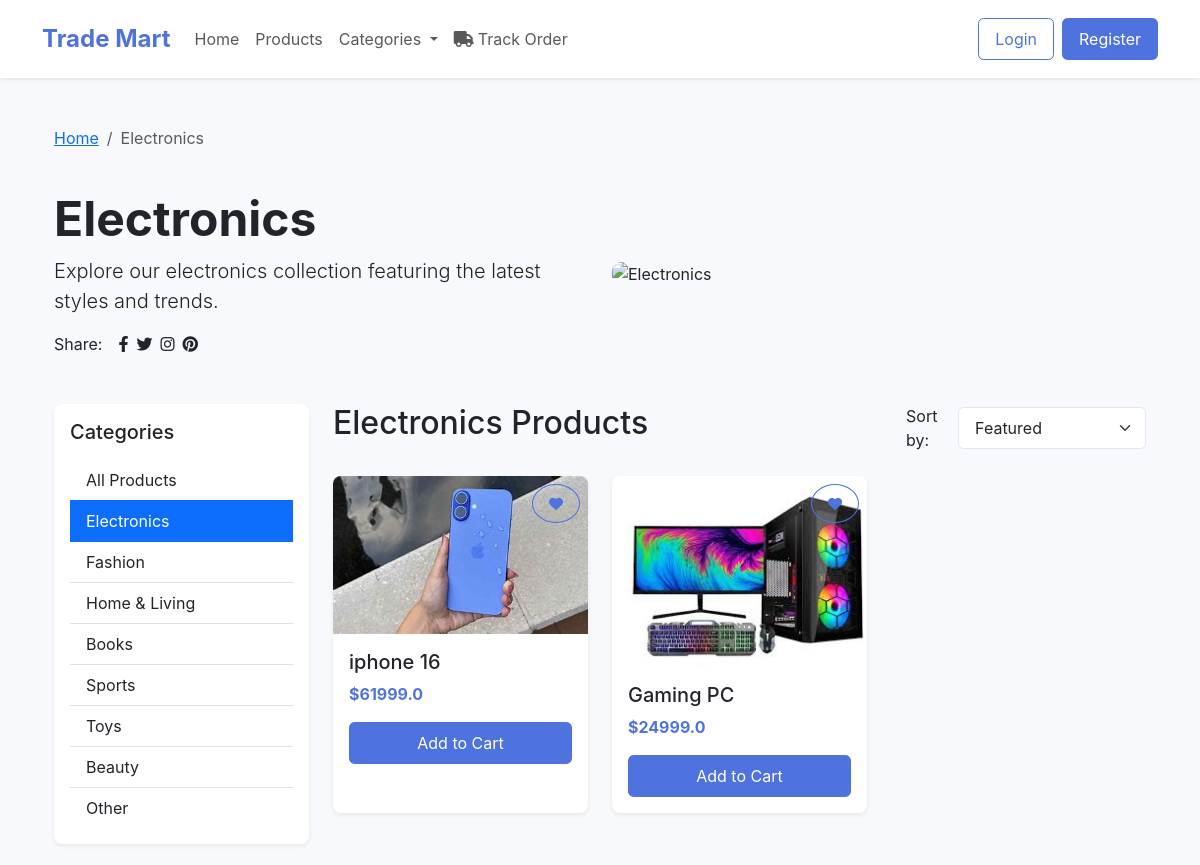
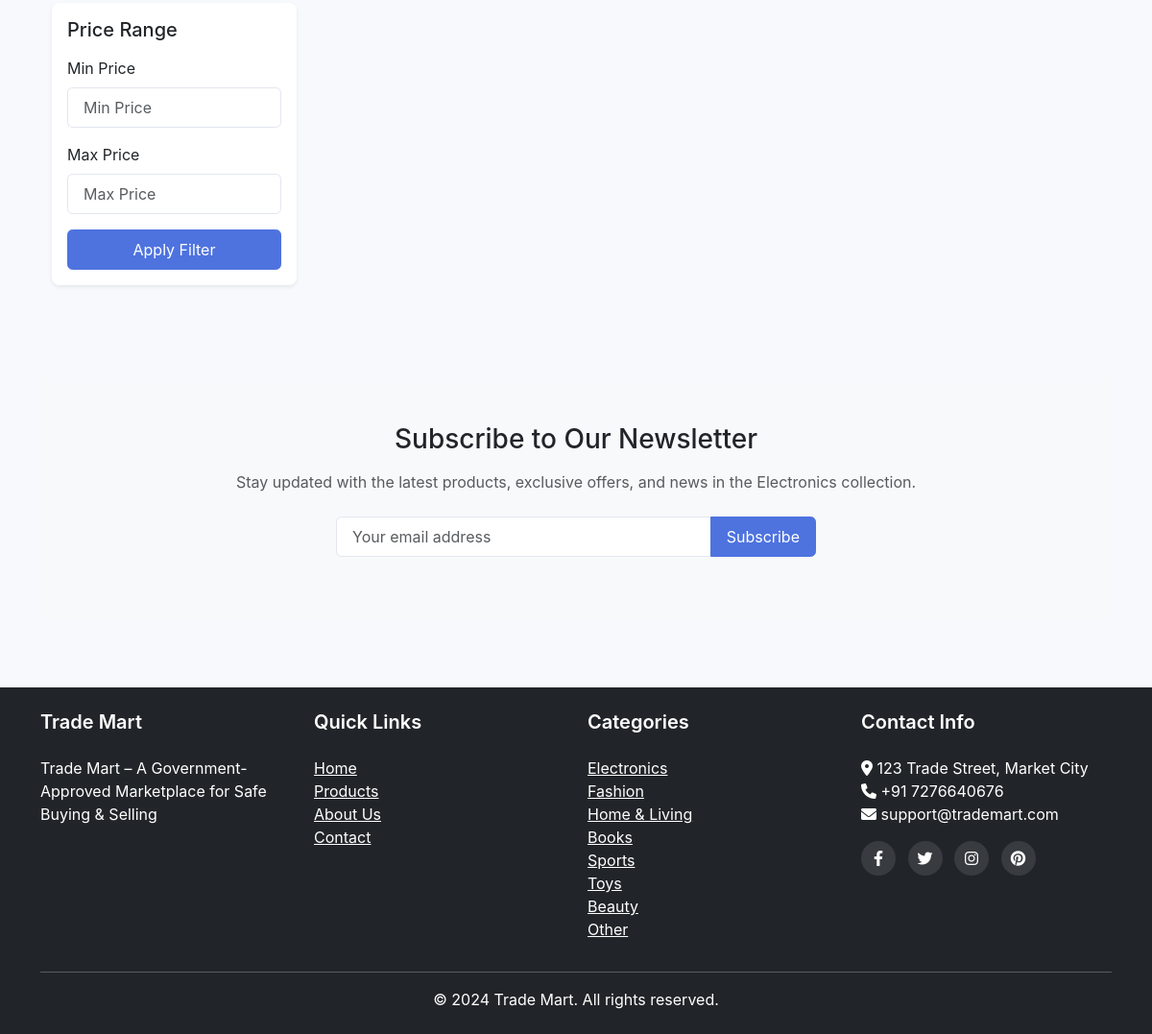
Page /category/1 on the committed database (2 pictures, top to bottom).
### trade_mart/app.py (models this page shows)
class Category(db.Model):
    id = db.Column(db.Integer, primary_key=True)
    name = db.Column(db.String(50), unique=True, nullable=False)
    products = db.relationship('Product', backref='category', lazy=True)

class Product(db.Model):
    id = db.Column(db.Integer, primary_key=True)
    name = db.Column(db.String(100), nullable=False)
    description = db.Column(db.Text, nullable=True)
    price = db.Column(db.Float, nullable=False)
    negotiable = db.Column(db.Boolean, default=True)
    condition_id = db.Column(db.Integer, db.ForeignKey('condition.id'), nullable=False)
    image = db.Column(db.String(100), nullable=True)
    category_id = db.Column(db.Integer, db.ForeignKey('category.id'), nullable=False)
    seller_id = db.Column(db.Integer, db.ForeignKey('user.id'), nullable=False)
    status = db.Column(db.String(20), default='available')  # available, sold, reserved
    created_at = db.Column(db.DateTime, default=datetime.utcnow)
    order_items = db.relationship('OrderItem', backref='product', lazy=True)
    offers = db.relationship('Offer', backref='product', lazy=True)

### trade_mart/app.py (the view)
@app.route('/category/<int:category_id>')
def category(category_id):
    category = Category.query.get_or_404(category_id)
    products = Product.query.filter_by(category_id=category_id, status='available').all()
    return render_template('category.html', category=category, products=products)

### trade_mart/templates/category.html (shortened to what this page needs)
{% extends 'base.html' %}
{% block content %}
<div class="container py-4">
    <div class="row">
        <div class="col-12 mb-4">
            <nav aria-label="breadcrumb">
                <ol class="breadcrumb">
                    <li class="breadcrumb-item"><a href="{{ url_for('index') }}">Home</a></li>
                    <li class="breadcrumb-item active" aria-current="page">{{ category.name }}</li>
                </ol>
            </nav>
        </div>
    </div>
    <div class="row align-items-center mb-5">
        <div class="col-md-6">
            <h1 class="display-5 fw-bold">{{ category.name }}</h1>
            <p class="lead">Explore our {{ category.name.lower() }} collection featuring the latest styles and trends.</p>
            <div class="d-flex align-items-center">
                <span class="me-3">Share:</span>
                <a href="#" class="text-dark me-2"><i class="fab fa-facebook-f"></i></a>
                <a href="#" class="text-dark me-2"><i class="fab fa-twitter"></i></a>
                <a href="#" class="text-dark me-2"><i class="fab fa-instagram"></i></a>
                <a href="#" class="text-dark"><i class="fab fa-pinterest"></i></a>
            </div>
        </div>
        <div class="col-md-6">
            <img src="{{ url_for('static', filename='images/category-' + category.name.lower() + '.jpg') }}" alt="{{ category.name }}" class="img-fluid rounded-4 mt-4 mt-md-0">
        </div>
    </div>
    <div class="row">
        <div class="col-lg-3">
            <div class="card border-0 shadow-sm mb-4">
                <div class="card-body">
                    <h5 class="card-title mb-3">Categories</h5>
                    <div class="list-group list-group-flush">
                        <a href="{{ url_for('products') }}" class="list-group-item list-group-item-action">
                            All Products
                        </a>
                        {% for cat in get_categories() %}
                        <a href="{{ url_for('category', category_id=cat.id) }}" class="list-group-item list-group-item-action {% if cat.id == category.id %}active{% endif %}">
                            {{ cat.name }}
                        </a>
                        {% endfor %}
                    </div>
                </div>
            </div>
            <div class="card border-0 shadow-sm mb-4">
                <div class="card-body">
                    <h5 class="card-title mb-3">Price Range</h5>
                    <form>
                        <div class="mb-3">
                            <label for="min-price" class="form-label">Min Price</label>
                            <input type="number" class="form-control" id="min-price" placeholder="Min Price">
                        </div>
                        <div class="mb-3">
                            <label for="max-price" class="form-label">Max Price</label>
                            <input type="number" class="form-control" id="max-price" placeholder="Max Price">
                        </div>
                        <button type="submit" class="btn btn-primary w-100">Apply Filter</button>
                    </form>
                </div>
            </div>
        </div>
        <div class="col-lg-9">
            <div class="d-flex justify-content-between align-items-center mb-4">
                <h2>{{ category.name }} Products</h2>
                <div class="d-flex align-items-center">
                    <span class="me-2">Sort by:</span>
                    <select class="form-select">
                        <option>Featured</option>
                    </select>
                </div>
            </div>
            {% if products %}
            <div class="row">
                {% for product in products %}
                <div class="col-md-4 mb-4">
                    <div class="card h-100 border-0 shadow-sm product-card">
                        <div class="position-relative">
                            <a href="{{ url_for('product_detail', product_id=product.id) }}">
                                <img src="{{ url_for('static', filename='images/products/' + product.image) }}" alt="{{ product.name }}" class="card-img-top">
                            </a>
                            <div class="position-absolute top-0 end-0 p-2">
                                <button class="btn btn-sm btn-outline-primary rounded-circle">
                                    <i class="fas fa-heart"></i>
                                </button>
                            </div>
                        </div>
                        <div class="card-body">
                            <h5 class="card-title">{{ product.name }}</h5>
                            <p class="card-text text-primary fw-bold">${{ product.price }}</p>
                            <form action="{{ url_for('add_to_cart', product_id=product.id) }}" method="post">
                                <button type="submit" class="btn btn-primary w-100">Add to Cart</button>
                            </form>
                        </div>
                    </div>
                </div>
                {% endfor %}
            </div>
            {% else %}
            <div class="alert alert-info">
                <p class="mb-0">No products found in this category. Check back soon for new arrivals!</p>
            </div>
            {% endif %}
        </div>
    </div>
</div>
<section class="bg-light py-5 mt-5">
    <div class="container">
        <div class="row justify-content-center">
            <div class="col-md-8 text-center">
                <h3 class="mb-3">Subscribe to Our Newsletter</h3>
                <p class="text-muted mb-4">Stay updated with the latest products, exclusive offers, and news in the {{ category.name }} collection.</p>
                <form class="d-flex justify-content-center">
                    <div class="input-group mb-3" style="max-width: 500px;">
                        <input type="email" class="form-control" placeholder="Your email address" aria-label="Email" aria-describedby="button-addon2">
                        <button class="btn btn-primary" type="button" id="button-addon2">Subscribe</button>
                    </div>
                </form>
            </div>
        </div>
    </div>
</section>
{% endblock %}

### trade_mart/templates/base.html (shortened to what this page needs)
<!DOCTYPE html>
<html lang="en">
<head>
    <link href="https://cdn.jsdelivr.net/npm/bootstrap@5.3.0-alpha1/dist/css/bootstrap.min.css" rel="stylesheet">
    <link rel="stylesheet" href="https://cdnjs.cloudflare.com/ajax/libs/font-awesome/6.0.0-beta3/css/all.min.css">
    <link rel="stylesheet" href="{{ url_for('static', filename='css/style.css') }}">
</head>
<body>
    <header>
        <nav class="navbar navbar-expand-lg navbar-light bg-white shadow-sm">
            <div class="container">
                <a class="navbar-brand" href="{{ url_for('index') }}">
                    <span class="fw-bold text-primary">Trade Mart</span>
                </a>
                <div class="collapse navbar-collapse" id="navbarNav">
                    <ul class="navbar-nav me-auto mb-2 mb-lg-0">
                        {% if session.get('user_type') == 'govt_employee' %}
                            <li class="nav-item">
                                <a class="nav-link" href="{{ url_for('govt_portal') }}">
                                    <i class="fas fa-id-card me-1"></i>Verify Sellers
                                </a>
                            </li>
                            <li class="nav-item">
                                <a class="nav-link" href="{{ url_for('manage_sellers') }}">
                                    <i class="fas fa-users-cog me-1"></i>Manage Sellers
                                </a>
                            </li>
                        {% else %}
                            <li class="nav-item">
                                <a class="nav-link" href="{{ url_for('index') }}">Home</a>
                            </li>
                            <li class="nav-item">
                                <a class="nav-link" href="{{ url_for('products') }}">Products</a>
                            </li>
                            <li class="nav-item dropdown">
                                <a class="nav-link dropdown-toggle" href="#" id="navbarDropdown" role="button" data-bs-toggle="dropdown">
                                    Categories
                                </a>
                            </li>
                            <li class="nav-item">
                                <a class="nav-link" href="{{ url_for('track_order') }}"><i class="fas fa-truck me-1"></i>Track Order</a>
                            </li>
                        {% endif %}
                    </ul>
                    <div class="d-flex align-items-center">
                        {% if 'user_id' in session %}
                        <div class="dropdown">
                            <button class="btn btn-outline-secondary dropdown-toggle" type="button" id="userDropdown" data-bs-toggle="dropdown">
                                <i class="fas fa-user"></i> {{ session['username'] }}
                            </button>
                            <ul class="dropdown-menu dropdown-menu-end">
                                {% if session.get('user_type') == 'govt_employee' %}
                                    <li><a class="dropdown-item" href="{{ url_for('govt_portal') }}">Government Portal</a></li>
                                {% elif session.get('user_type') == 'seller' %}
                                    <li><a class="dropdown-item" href="{{ url_for('seller_dashboard') }}">Seller Dashboard</a></li>
                                    <li><a class="dropdown-item" href="{{ url_for('seller_products') }}">My Products</a></li>
                                    <li><a class="dropdown-item" href="{{ url_for('seller_orders') }}">Orders</a></li>
                                    <li><a class="dropdown-item" href="{{ url_for('seller_offers') }}">Offers</a></li>
                                    <li><a class="dropdown-item" href="{{ url_for('messages') }}">Messages</a></li>
                                {% else %}
                                    <li><a class="dropdown-item" href="{{ url_for('my_orders') }}">My Orders</a></li>
                                    <li><a class="dropdown-item" href="{{ url_for('my_offers') }}">My Offers</a></li>
                                    <li><a class="dropdown-item" href="{{ url_for('messages') }}">Messages</a></li>
                                    <li><a class="dropdown-item" href="#">Profile</a></li>
                                {% endif %}
                                <li><hr class="dropdown-divider"></li>
                                {% if current_user and not current_user.is_verified %}
                                <li>
                                    <a class="dropdown-item text-warning" href="{{ url_for('verify_account') }}">
                                        <i class="fas fa-exclamation-circle me-1"></i> Verify Email
                                    </a>
                                </li>
                                {% endif %}
                                {% if current_user and current_user.is_verified and not current_user.identity_verified and session.get('user_type') == 'seller' %}
                                <li>
                                    <a class="dropdown-item text-warning" href="{{ url_for('identity_verification') }}">
                                        <i class="fas fa-id-card me-1"></i> Verify Identity
                                    </a>
                                </li>
                                {% endif %}
                                <li><a class="dropdown-item" href="{{ url_for('logout') }}">Logout</a></li>
                            </ul>
                        </div>
                        {% else %}
                        <a href="{{ url_for('login') }}" class="btn btn-outline-primary me-2">Login</a>
                        <a href="{{ url_for('register') }}" class="btn btn-primary">Register</a>
                        {% endif %}
                    </div>
                </div>
            </div>
        </nav>
    </header>
    <main class="py-4">
        <div class="container">
            {% block content %}{% endblock %}
        </div>
    </main>
    <footer class="bg-dark text-white py-4 mt-5">
        <div class="container">
            <div class="row">
                <div class="col-md-3">
                    <h5>Trade Mart</h5>
                    <p>Trade Mart – A Government-Approved Marketplace for Safe Buying & Selling</p>
                </div>
                <div class="col-md-3">
                    <h5>Quick Links</h5>
                    <ul class="list-unstyled">
                        <li><a href="{{ url_for('index') }}" class="text-white">Home</a></li>
                        <li><a href="{{ url_for('products') }}" class="text-white">Products</a></li>
                        <li><a href="{{ url_for('about') }}" class="text-white">About Us</a></li>
                        <li><a href="{{ url_for('contact') }}" class="text-white">Contact</a></li>
                    </ul>
                </div>
                <div class="col-md-3">
                    <h5>Categories</h5>
                    <ul class="list-unstyled">
                        {% for category in get_categories() %}
                        <li><a href="{{ url_for('products', category=category.id) }}" class="text-white">{{ category.name }}</a></li>
                        {% endfor %}
                    </ul>
                </div>
                <div class="col-md-3">
                    <h5>Contact Info</h5>
                    <ul class="list-unstyled">
                        <li><i class="fas fa-map-marker-alt"></i> 123 Trade Street, Market City</li>
                        <li><i class="fas fa-phone"></i> +91 7276640676</li>
                        <li><i class="fas fa-envelope"></i> support@trademart.com</li>
                    </ul>
                    <div class="social-icons">
                        <a href="#" class="text-white me-2"><i class="fab fa-facebook-f"></i></a>
                        <a href="#" class="text-white me-2"><i class="fab fa-twitter"></i></a>
                        <a href="#" class="text-white me-2"><i class="fab fa-instagram"></i></a>
                        <a href="#" class="text-white"><i class="fab fa-pinterest"></i></a>
                    </div>
                </div>
            </div>
            <hr>
            <div class="row">
                <div class="col-12 text-center">
                    <p class="mb-0">&copy; 2024 Trade Mart. All rights reserved.</p>
                </div>
            </div>
        </div>
    </footer>
</body>
</html>

### rows in the picture
Category: name "Electronics", name "electronics"
Category: name "Fashion"
Category: name "Home & Living"
Category: name "Books"
Category: name "Sports"
Category: name "Toys"
Category: name "Beauty"
Category: name "Other"
Product: image (picture), name "iphone 16", price "61999.0"
Product: image (picture), name "Gaming PC", price "24999.0"
